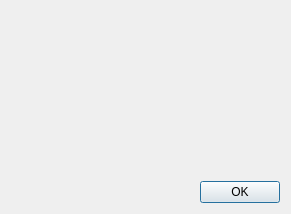
<ui version="4.0" >
 <class>QrestAboutDialog</class>
 <widget class="QDialog" name="QrestAboutDialog" >
  <property name="windowModality" >
   <enum>Qt::WindowModal</enum>
  </property>
  <property name="geometry" >
   <rect>
    <x>0</x>
    <y>0</y>
    <width>291</width>
    <height>214</height>
   </rect>
  </property>
  <property name="windowTitle" >
   <string>About Qrest</string>
  </property>
  <property name="windowIcon" >
   <iconset resource="../../../resources/pixmaps.qrc" >
    <normaloff>:/icons/pix/qresticon.png</normaloff>:/icons/pix/qresticon.png</iconset>
  </property>
  <layout class="QGridLayout" name="gridLayout_2" >
   <item row="0" column="0" >
    <widget class="QLabel" name="imgLabel" >
     <property name="text" >
      <string/>
     </property>
     <property name="pixmap" >
      <pixmap resource="../../../resources/pixmaps.qrc" >:/icons/pix/qresticon.png</pixmap>
     </property>
     <property name="alignment" >
      <set>Qt::AlignCenter</set>
     </property>
    </widget>
   </item>
   <item row="1" column="0" >
    <widget class="QLabel" name="aboutLabel" >
     <property name="frameShape" >
      <enum>QFrame::NoFrame</enum>
     </property>
     <property name="text" >
      <string/>
     </property>
     <property name="alignment" >
      <set>Qt::AlignCenter</set>
     </property>
     <property name="openExternalLinks" >
      <bool>true</bool>
     </property>
    </widget>
   </item>
   <item row="2" column="0" >
    <layout class="QGridLayout" name="gridLayout" >
     <item row="0" column="0" >
      <spacer name="horizontalSpacer" >
       <property name="orientation" >
        <enum>Qt::Horizontal</enum>
       </property>
       <property name="sizeHint" stdset="0" >
        <size>
         <width>298</width>
         <height>20</height>
        </size>
       </property>
      </spacer>
     </item>
     <item row="0" column="1" >
      <widget class="QPushButton" name="pushButton" >
       <property name="text" >
        <string>OK</string>
       </property>
      </widget>
     </item>
    </layout>
   </item>
  </layout>
 </widget>
 <layoutdefault spacing="6" margin="11" />
 <resources>
  <include location="../../../resources/pixmaps.qrc" />
 </resources>
 <connections>
  <connection>
   <sender>pushButton</sender>
   <signal>clicked()</signal>
   <receiver>QrestAboutDialog</receiver>
   <slot>accept()</slot>
   <hints>
    <hint type="sourcelabel" >
     <x>357</x>
     <y>316</y>
    </hint>
    <hint type="destinationlabel" >
     <x>200</x>
     <y>299</y>
    </hint>
   </hints>
  </connection>
 </connections>
</ui>
